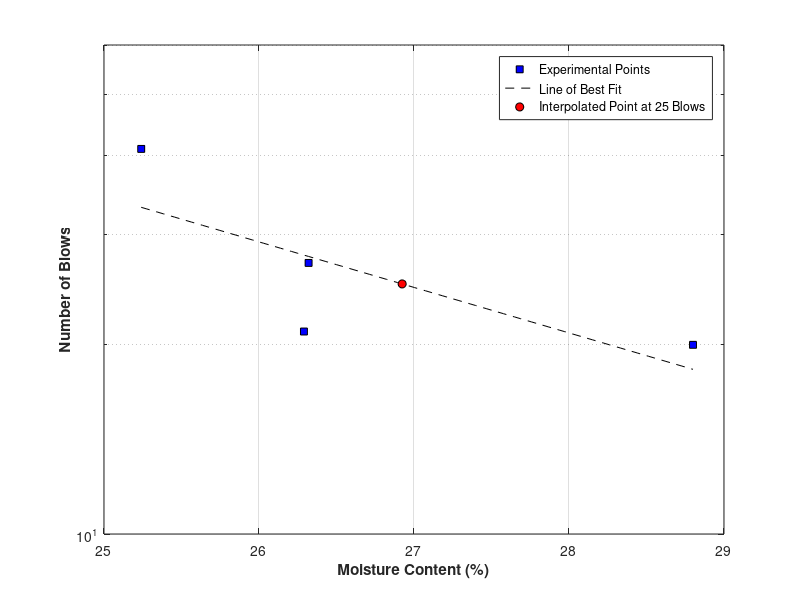

Here is the MATLAB script that generated this plot:
% Atterberg Liquid Limit Script
% ----------------------------- start of script

% --- Experimental Data
num_blows = [41, 27, 21, 20];
p_moisture = [25.24, 26.32, 26.29, 28.80];

% --- Plot of Experimental Data
semilogy(p_moisture, num_blows, 'ks', 'markerfacecolor', 'b', 'markersize', 5)
xlabel('\bfMoisture Content (%)')
ylabel('\bfNumber of Blows')
grid on
xs_label = get(gca, 'xtick');
set(gca, 'xticklabel', xs_label)
ylim([10, 60])

% --- Plot of Line of Best Fit
hold on
pm_points = linspace(min(p_moisture), max(p_moisture));
c = polyfit(p_moisture, log(num_blows), 1);
nb_points = exp(polyval(c, pm_points));
plot(pm_points, nb_points, '--k')
hold off

% --- Find Liquid Limit
hold on
LL_b = 25;
LL_m = (log(LL_b) - c(2)) / c(1);
plot(LL_m, LL_b, 'ko', 'markerfacecolor', 'r')
hold off
legend('Experimental Points','Line of Best Fit','Interpolated Point at 25 Blows');
% ----------------------------- end of script